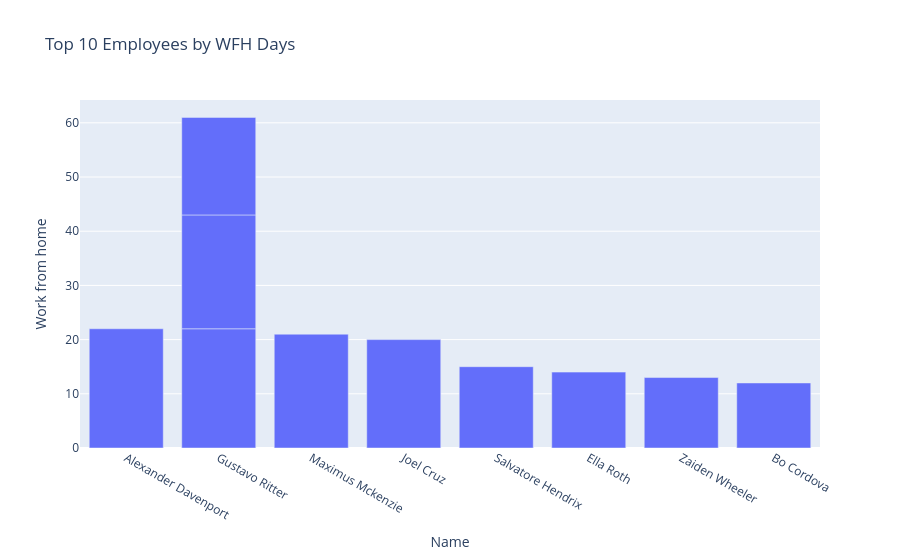

Notebook code for this chart:
### Code cell
############################################################
## Dashboard – WFH Insights
############################################################

# Employees using WFH most frequently
if "Work from home" in df.columns:
    wfh_top = df.sort_values("Work from home", ascending=False)

    fig_wfh_emp = px.bar(
        wfh_top.head(10),
        x="Name",
        y="Work from home",
        title="Top 10 Employees by WFH Days"
    )
    fig_wfh_emp.show()

### Figure 1 — Plotly figure (JSON) as saved in the notebook; plotly's stock layout.template omitted (floating-point values rounded to 4 significant figures)
{"data": [{"hovertemplate": "Name=%{x}<br>Work from home=%{y}<extra></extra>", "legendgroup": "", "marker": {"color": "#636efa", "pattern": {"shape": ""}}, "name": "", "orientation": "v", "showlegend": false, "textposition": "auto", "type": "bar", "x": ["Alexander Davenport", "Gustavo Ritter", "Maximus Mckenzie", "Gustavo Ritter", "Joel Cruz", "Gustavo Ritter", "Salvatore Hendrix", "Ella Roth", "Zaiden Wheeler", "Bo Cordova"], "xaxis": "x", "y": [22.0, 22.0, 21.0, 21.0, 20.0, 18.0, 15.0, 14.0, 13.0, 12.0], "yaxis": "y"}], "layout": {"barmode": "relative", "legend": {"tracegroupgap": 0}, "title": {"text": "Top 10 Employees by WFH Days"}, "xaxis": {"anchor": "y", "domain": [0, 1], "title": {"text": "Name"}}, "yaxis": {"anchor": "x", "domain": [0, 1], "title": {"text": "Work from home"}}}}
